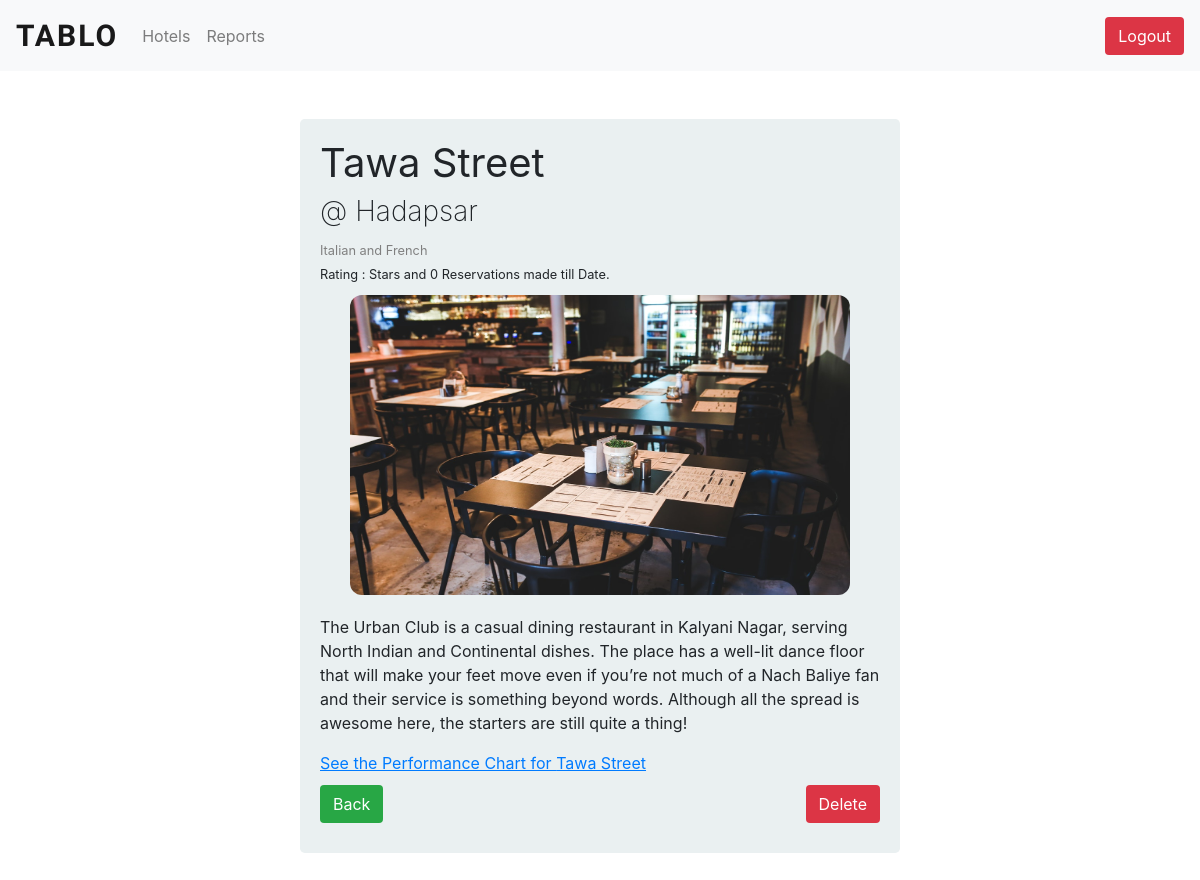
Page /admin/hdis.php?hid=14 on the committed database.
### tables this page shows
CREATE TABLE IF NOT EXISTS `hotel` (
  `hid` int(11) NOT NULL AUTO_INCREMENT,
  `hname` varchar(25) NOT NULL,
  `hemail` varchar(50) NOT NULL,
  `hlocation` varchar(25) NOT NULL,
  `hdescription` varchar(1000) NOT NULL,
  `vegnonveg` int(11) NOT NULL DEFAULT '1',
  `haddress` varchar(1000) NOT NULL,
  `hcategory` varchar(30) NOT NULL,
  `people` int(11) DEFAULT NULL,
  `hphno` bigint(11) NOT NULL,
  `hwebsite` varchar(500) NOT NULL,
  `creation_time` timestamp NOT NULL DEFAULT CURRENT_TIMESTAMP,
  PRIMARY KEY (`hid`),
  KEY `hphno` (`hphno`)
);

### admin/hdis.php (the view, shortened to what this page needs)
<?php
require("../config/db.php");
$hid = $_GET['hid'];
$query = "SELECT * from hotel where hid= $hid;";
$result = mysqli_query($conn, $query);
$hotel = mysqli_fetch_all($result,MYSQLI_ASSOC);
?>
<?php include('inc/header.php')?>
<div class="jumbotron mx-auto">
<h1 style="font-weight: 400;"><?php echo $hotel[0]['hname']; ?></h1>
<h3 style="font-weight: 200;">@ <?php echo $hotel[0]['hlocation']; ?></h3>
<small style="color: gray;"><?php echo $hotel[0]['hcategory']; ?></small><br>
<?php
$res = mysqli_query($conn, "SELECT count(*) as cnt,avg(rating) as avg from bookings where hid= $hid;");
$rating = mysqli_fetch_all($res,MYSQLI_ASSOC);
?>
<small >Rating : <?php echo substr($rating[0]['avg'],0,3); ?> Stars and <?php echo $rating[0]['cnt'] ?> Reservations made till Date.</small>
<div style='text-align: center;margin:auto;'>
<img style="justify-content: center; border-radius: 12px; background-repeat: no-repeat;height:300px; width:500px; margin-bottom:20px; margin-top:10px;" src="../Dashboard/uploads/<?php echo $hid;?>.jpg" onerror="this.style.display='none'">
</div>
<p><?php echo $hotel[0]['hdescription']; ?></p>
<a style="text-decoration: underline;margin-top: 10px" href="hperformance.php?hid=<?php echo $hid;?>">See the Performance Chart for <?php  echo $hotel[0]['hname'];?></a>
<div class="mx-auto" style="width:100%; margin: 10px;">
<a class="btn btn-success" href="hotels.php">Back</a>
<form method="POST" style="float:right;" action="hdis.php?hid=<?php echo $hid; ?>">
<button type="submit" class="btn btn-danger" name="delete">Delete</button>
</form>
</div>
</div>
<?php include('inc/footer.php');?>

### Dashboard/clockpicker/src/standalone.css (style rules this page uses)
.btn { cursor: pointer; -webkit-user-select: none; -moz-user-select: none; -ms-user-select: none; user-select: none; background-image: none; border: 1px solid transparent; }

### admin/inc/header.php (style rules this page uses)
html, body { max-width: 100%; overflow-x: hidden; }
h5,h4,h3 { font-weight:400; }

### admin/hdis.php (style rules this page uses)
.jumbotron { background: #EAF0F1; width: 50%; margin-top:4%; padding: 20px; }

### rows in the picture
hotel: hname "Tawa Street", hlocation "Hadapsar", hcategory "Italian and French", hdescription "The Urban Club is a casual dining restaurant in Kalyani Nagar, serving North Indian and Continental dishes. The place has a well-lit dance floor that will make your feet move even if you’re not much of a Nach Baliye fan and their service is something beyond words. Although all the spread is awesome here, the starters are still quite a thing!"

### other values in the picture
$rating[0]['cnt'] "0"
